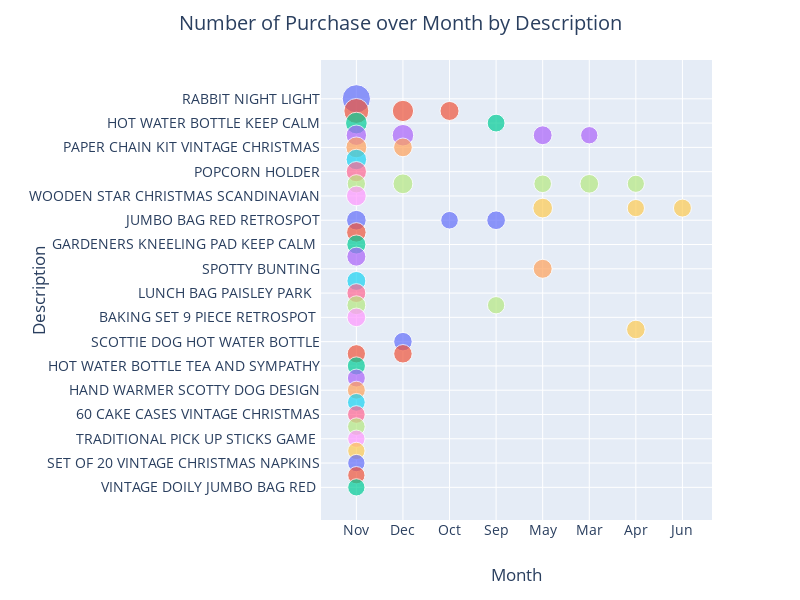

The notebook cell this image was saved under:
### Code cell
temp_df = Data.groupby(["Description","Month"])["TotalCost"].agg(["size", "mean"]).reset_index()
temp_df.columns = ["Description","Month", "Size", "Mean"]
temp_df= temp_df.sort_values(by=['Mean'])

temp_df=temp_df.sort_values(by="Size", ascending=False).reset_index()[:50]
#temp_df=tem
fig = px.scatter(temp_df, x="Month", y="Description", color="Description", size="Size")
layout = go.Layout(
    title=go.layout.Title(
        text="Number of Purchase over Month by Description",
        x=0.5
    ),
    font=dict(size=14),
    width=800,
    height=600,
    showlegend=False
)
fig.update_layout(layout)
fig.show()

### Figure 1 — Plotly figure (JSON) as saved in the notebook; plotly's stock layout.template omitted (floating-point values rounded to 4 significant figures)
{"data": [{"hoverlabel": {"namelength": 0}, "hovertemplate": "Description=%{y}<br>Month=%{x}<br>Size=%{marker.size}", "legendgroup": "Description=RABBIT NIGHT LIGHT", "marker": {"color": "#636efa", "size": [523], "sizemode": "area", "sizeref": 1.308, "symbol": "circle"}, "mode": "markers", "name": "Description=RABBIT NIGHT LIGHT", "showlegend": true, "type": "scatter", "x": ["Nov"], "xaxis": "x", "y": ["RABBIT NIGHT LIGHT"], "yaxis": "y"}, {"hoverlabel": {"namelength": 0}, "hovertemplate": "Description=%{y}<br>Month=%{x}<br>Size=%{marker.size}", "legendgroup": "Description=PAPER CHAIN KIT 50'S CHRISTMAS ", "marker": {"color": "#EF553B", "size": [407, 296, 237], "sizemode": "area", "sizeref": 1.308, "symbol": "circle"}, "mode": "markers", "name": "Description=PAPER CHAIN KIT 50'S CHRISTMAS ", "showlegend": true, "type": "scatter", "x": ["Nov", "Dec", "Oct"], "xaxis": "x", "y": ["PAPER CHAIN KIT 50'S CHRISTMAS ", "PAPER CHAIN KIT 50'S CHRISTMAS ", "PAPER CHAIN KIT 50'S CHRISTMAS "], "yaxis": "y"}, {"hoverlabel": {"namelength": 0}, "hovertemplate": "Description=%{y}<br>Month=%{x}<br>Size=%{marker.size}", "legendgroup": "Description=HOT WATER BOTTLE KEEP CALM", "marker": {"color": "#00cc96", "size": [307, 207], "sizemode": "area", "sizeref": 1.308, "symbol": "circle"}, "mode": "markers", "name": "Description=HOT WATER BOTTLE KEEP CALM", "showlegend": true, "type": "scatter", "x": ["Nov", "Sep"], "xaxis": "x", "y": ["HOT WATER BOTTLE KEEP CALM", "HOT WATER BOTTLE KEEP CALM"], "yaxis": "y"}, {"hoverlabel": {"namelength": 0}, "hovertemplate": "Description=%{y}<br>Month=%{x}<br>Size=%{marker.size}", "legendgroup": "Description=WHITE HANGING HEART T-LIGHT HOLDER", "marker": {"color": "#ab63fa", "size": [304, 273, 233, 197], "sizemode": "area", "sizeref": 1.308, "symbol": "circle"}, "mode": "markers", "name": "Description=WHITE HANGING HEART T-LIGHT HOLDER", "showlegend": true, "type": "scatter", "x": ["Dec", "Nov", "May", "Mar"], "xaxis": "x", "y": ["WHITE HANGING HEART T-LIGHT HOLDER", "WHITE HANGING HEART T-LIGHT HOLDER", "WHITE HANGING HEART T-LIGHT HOLDER", "WHITE HANGING HEART T-LIGHT HOLDER"], "yaxis": "y"}, {"hoverlabel": {"namelength": 0}, "hovertemplate": "Description=%{y}<br>Month=%{x}<br>Size=%{marker.size}", "legendgroup": "Description=PAPER CHAIN KIT VINTAGE CHRISTMAS", "marker": {"color": "#FFA15A", "size": [285, 229], "sizemode": "area", "sizeref": 1.308, "symbol": "circle"}, "mode": "markers", "name": "Description=PAPER CHAIN KIT VINTAGE CHRISTMAS", "showlegend": true, "type": "scatter", "x": ["Nov", "Dec"], "xaxis": "x", "y": ["PAPER CHAIN KIT VINTAGE CHRISTMAS", "PAPER CHAIN KIT VINTAGE CHRISTMAS"], "yaxis": "y"}, {"hoverlabel": {"namelength": 0}, "hovertemplate": "Description=%{y}<br>Month=%{x}<br>Size=%{marker.size}", "legendgroup": "Description=JUMBO BAG 50'S CHRISTMAS ", "marker": {"color": "#19d3f3", "size": [276], "sizemode": "area", "sizeref": 1.308, "symbol": "circle"}, "mode": "markers", "name": "Description=JUMBO BAG 50'S CHRISTMAS ", "showlegend": true, "type": "scatter", "x": ["Nov"], "xaxis": "x", "y": ["JUMBO BAG 50'S CHRISTMAS "], "yaxis": "y"}, {"hoverlabel": {"namelength": 0}, "hovertemplate": "Description=%{y}<br>Month=%{x}<br>Size=%{marker.size}", "legendgroup": "Description=POPCORN HOLDER", "marker": {"color": "#FF6692", "size": [268], "sizemode": "area", "sizeref": 1.308, "symbol": "circle"}, "mode": "markers", "name": "Description=POPCORN HOLDER", "showlegend": true, "type": "scatter", "x": ["Nov"], "xaxis": "x", "y": ["POPCORN HOLDER"], "yaxis": "y"}, {"hoverlabel": {"namelength": 0}, "hovertemplate": "Description=%{y}<br>Month=%{x}<br>Size=%{marker.size}", "legendgroup": "Description=REGENCY CAKESTAND 3 TIER", "marker": {"color": "#B6E880", "size": [257, 228, 220, 203, 193], "sizemode": "area", "sizeref": 1.308, "symbol": "circle"}, "mode": "markers", "name": "Description=REGENCY CAKESTAND 3 TIER", "showlegend": true, "type": "scatter", "x": ["Dec", "Mar", "Nov", "May", "Apr"], "xaxis": "x", "y": ["REGENCY CAKESTAND 3 TIER", "REGENCY CAKESTAND 3 TIER", "REGENCY CAKESTAND 3 TIER", "REGENCY CAKESTAND 3 TIER", "REGENCY CAKESTAND 3 TIER"], "yaxis": "y"}, {"hoverlabel": {"namelength": 0}, "hovertemplate": "Description=%{y}<br>Month=%{x}<br>Size=%{marker.size}", "legendgroup": "Description=WOODEN STAR CHRISTMAS SCANDINAVIAN", "marker": {"color": "#FF97FF", "size": [256], "sizemode": "area", "sizeref": 1.308, "symbol": "circle"}, "mode": "markers", "name": "Description=WOODEN STAR CHRISTMAS SCANDINAVIAN", "showlegend": true, "type": "scatter", "x": ["Nov"], "xaxis": "x", "y": ["WOODEN STAR CHRISTMAS SCANDINAVIAN"], "yaxis": "y"}, {"hoverlabel": {"namelength": 0}, "hovertemplate": "Description=%{y}<br>Month=%{x}<br>Size=%{marker.size}", "legendgroup": "Description=PARTY BUNTING", "marker": {"color": "#FECB52", "size": [253, 211, 195], "sizemode": "area", "sizeref": 1.308, "symbol": "circle"}, "mode": "markers", "name": "Description=PARTY BUNTING", "showlegend": true, "type": "scatter", "x": ["May", "Jun", "Apr"], "xaxis": "x", "y": ["PARTY BUNTING", "PARTY BUNTING", "PARTY BUNTING"], "yaxis": "y"}, {"hoverlabel": {"namelength": 0}, "hovertemplate": "Description=%{y}<br>Month=%{x}<br>Size=%{marker.size}", "legendgroup": "Description=JUMBO BAG RED RETROSPOT", "marker": {"color": "#636efa", "size": [253, 228, 203], "sizemode": "area", "sizeref": 1.308, "symbol": "circle"}, "mode": "markers", "name": "Description=JUMBO BAG RED RETROSPOT", "showlegend": true, "type": "scatter", "x": ["Nov", "Sep", "Oct"], "xaxis": "x", "y": ["JUMBO BAG RED RETROSPOT", "JUMBO BAG RED RETROSPOT", "JUMBO BAG RED RETROSPOT"], "yaxis": "y"}, {"hoverlabel": {"namelength": 0}, "hovertemplate": "Description=%{y}<br>Month=%{x}<br>Size=%{marker.size}", "legendgroup": "Description=JUMBO BAG PAISLEY PARK", "marker": {"color": "#EF553B", "size": [249], "sizemode": "area", "sizeref": 1.308, "symbol": "circle"}, "mode": "markers", "name": "Description=JUMBO BAG PAISLEY PARK", "showlegend": true, "type": "scatter", "x": ["Nov"], "xaxis": "x", "y": ["JUMBO BAG PAISLEY PARK"], "yaxis": "y"}, {"hoverlabel": {"namelength": 0}, "hovertemplate": "Description=%{y}<br>Month=%{x}<br>Size=%{marker.size}", "legendgroup": "Description=GARDENERS KNEELING PAD KEEP CALM ", "marker": {"color": "#00cc96", "size": [239], "sizemode": "area", "sizeref": 1.308, "symbol": "circle"}, "mode": "markers", "name": "Description=GARDENERS KNEELING PAD KEEP CALM ", "showlegend": true, "type": "scatter", "x": ["Nov"], "xaxis": "x", "y": ["GARDENERS KNEELING PAD KEEP CALM "], "yaxis": "y"}, {"hoverlabel": {"namelength": 0}, "hovertemplate": "Description=%{y}<br>Month=%{x}<br>Size=%{marker.size}", "legendgroup": "Description=WOODEN HEART CHRISTMAS SCANDINAVIAN", "marker": {"color": "#ab63fa", "size": [237], "sizemode": "area", "sizeref": 1.308, "symbol": "circle"}, "mode": "markers", "name": "Description=WOODEN HEART CHRISTMAS SCANDINAVIAN", "showlegend": true, "type": "scatter", "x": ["Nov"], "xaxis": "x", "y": ["WOODEN HEART CHRISTMAS SCANDINAVIAN"], "yaxis": "y"}, {"hoverlabel": {"namelength": 0}, "hovertemplate": "Description=%{y}<br>Month=%{x}<br>Size=%{marker.size}", "legendgroup": "Description=SPOTTY BUNTING", "marker": {"color": "#FFA15A", "size": [236], "sizemode": "area", "sizeref": 1.308, "symbol": "circle"}, "mode": "markers", "name": "Description=SPOTTY BUNTING", "showlegend": true, "type": "scatter", "x": ["May"], "xaxis": "x", "y": ["SPOTTY BUNTING"], "yaxis": "y"}, {"hoverlabel": {"namelength": 0}, "hovertemplate": "Description=%{y}<br>Month=%{x}<br>Size=%{marker.size}", "legendgroup": "Description=HAND WARMER OWL DESIGN", "marker": {"color": "#19d3f3", "size": [235], "sizemode": "area", "sizeref": 1.308, "symbol": "circle"}, "mode": "markers", "name": "Description=HAND WARMER OWL DESIGN", "showlegend": true, "type": "scatter", "x": ["Nov"], "xaxis": "x", "y": ["HAND WARMER OWL DESIGN"], "yaxis": "y"}, {"hoverlabel": {"namelength": 0}, "hovertemplate": "Description=%{y}<br>Month=%{x}<br>Size=%{marker.size}", "legendgroup": "Description=LUNCH BAG PAISLEY PARK  ", "marker": {"color": "#FF6692", "size": [234], "sizemode": "area", "sizeref": 1.308, "symbol": "circle"}, "mode": "markers", "name": "Description=LUNCH BAG PAISLEY PARK  ", "showlegend": true, "type": "scatter", "x": ["Nov"], "xaxis": "x", "y": ["LUNCH BAG PAISLEY PARK  "], "yaxis": "y"}, {"hoverlabel": {"namelength": 0}, "hovertemplate": "Description=%{y}<br>Month=%{x}<br>Size=%{marker.size}", "legendgroup": "Description=JUMBO BAG VINTAGE DOILY ", "marker": {"color": "#B6E880", "size": [233, 196], "sizemode": "area", "sizeref": 1.308, "symbol": "circle"}, "mode": "markers", "name": "Description=JUMBO BAG VINTAGE DOILY ", "showlegend": true, "type": "scatter", "x": ["Nov", "Sep"], "xaxis": "x", "y": ["JUMBO BAG VINTAGE DOILY ", "JUMBO BAG VINTAGE DOILY "], "yaxis": "y"}, {"hoverlabel": {"namelength": 0}, "hovertemplate": "Description=%{y}<br>Month=%{x}<br>Size=%{marker.size}", "legendgroup": "Description=BAKING SET 9 PIECE RETROSPOT ", "marker": {"color": "#FF97FF", "size": [226], "sizemode": "area", "sizeref": 1.308, "symbol": "circle"}, "mode": "markers", "name": "Description=BAKING SET 9 PIECE RETROSPOT ", "showlegend": true, "type": "scatter", "x": ["Nov"], "xaxis": "x", "y": ["BAKING SET 9 PIECE RETROSPOT "], "yaxis": "y"}, {"hoverlabel": {"namelength": 0}, "hovertemplate": "Description=%{y}<br>Month=%{x}<br>Size=%{marker.size}", "legendgroup": "Description=Others", "marker": {"color": "#FECB52", "size": [226], "sizemode": "area", "sizeref": 1.308, "symbol": "circle"}, "mode": "markers", "name": "Description=Others", "showlegend": true, "type": "scatter", "x": ["Apr"], "xaxis": "x", "y": ["Others"], "yaxis": "y"}, {"hoverlabel": {"namelength": 0}, "hovertemplate": "Description=%{y}<br>Month=%{x}<br>Size=%{marker.size}", "legendgroup": "Description=SCOTTIE DOG HOT WATER BOTTLE", "marker": {"color": "#636efa", "size": [224], "sizemode": "area", "sizeref": 1.308, "symbol": "circle"}, "mode": "markers", "name": "Description=SCOTTIE DOG HOT WATER BOTTLE", "showlegend": true, "type": "scatter", "x": ["Dec"], "xaxis": "x", "y": ["SCOTTIE DOG HOT WATER BOTTLE"], "yaxis": "y"}, {"hoverlabel": {"namelength": 0}, "hovertemplate": "Description=%{y}<br>Month=%{x}<br>Size=%{marker.size}", "legendgroup": "Description=CHOCOLATE HOT WATER BOTTLE", "marker": {"color": "#EF553B", "size": [224, 219], "sizemode": "area", "sizeref": 1.308, "symbol": "circle"}, "mode": "markers", "name": "Description=CHOCOLATE HOT WATER BOTTLE", "showlegend": true, "type": "scatter", "x": ["Dec", "Nov"], "xaxis": "x", "y": ["CHOCOLATE HOT WATER BOTTLE", "CHOCOLATE HOT WATER BOTTLE"], "yaxis": "y"}, {"hoverlabel": {"namelength": 0}, "hovertemplate": "Description=%{y}<br>Month=%{x}<br>Size=%{marker.size}", "legendgroup": "Description=HOT WATER BOTTLE TEA AND SYMPATHY", "marker": {"color": "#00cc96", "size": [215], "sizemode": "area", "sizeref": 1.308, "symbol": "circle"}, "mode": "markers", "name": "Description=HOT WATER BOTTLE TEA AND SYMPATHY", "showlegend": true, "type": "scatter", "x": ["Nov"], "xaxis": "x", "y": ["HOT WATER BOTTLE TEA AND SYMPATHY"], "yaxis": "y"}, {"hoverlabel": {"namelength": 0}, "hovertemplate": "Description=%{y}<br>Month=%{x}<br>Size=%{marker.size}", "legendgroup": "Description=ASSORTED COLOUR BIRD ORNAMENT", "marker": {"color": "#ab63fa", "size": [212], "sizemode": "area", "sizeref": 1.308, "symbol": "circle"}, "mode": "markers", "name": "Description=ASSORTED COLOUR BIRD ORNAMENT", "showlegend": true, "type": "scatter", "x": ["Nov"], "xaxis": "x", "y": ["ASSORTED COLOUR BIRD ORNAMENT"], "yaxis": "y"}, {"hoverlabel": {"namelength": 0}, "hovertemplate": "Description=%{y}<br>Month=%{x}<br>Size=%{marker.size}", "legendgroup": "Description=HAND WARMER SCOTTY DOG DESIGN", "marker": {"color": "#FFA15A", "size": [211], "sizemode": "area", "sizeref": 1.308, "symbol": "circle"}, "mode": "markers", "name": "Description=HAND WARMER SCOTTY DOG DESIGN", "showlegend": true, "type": "scatter", "x": ["Nov"], "xaxis": "x", "y": ["HAND WARMER SCOTTY DOG DESIGN"], "yaxis": "y"}, {"hoverlabel": {"namelength": 0}, "hovertemplate": "Description=%{y}<br>Month=%{x}<br>Size=%{marker.size}", "legendgroup": "Description=VINTAGE DOILY TRAVEL SEWING KIT", "marker": {"color": "#19d3f3", "size": [206], "sizemode": "area", "sizeref": 1.308, "symbol": "circle"}, "mode": "markers", "name": "Description=VINTAGE DOILY TRAVEL SEWING KIT", "showlegend": true, "type": "scatter", "x": ["Nov"], "xaxis": "x", "y": ["VINTAGE DOILY TRAVEL SEWING KIT"], "yaxis": "y"}, {"hoverlabel": {"namelength": 0}, "hovertemplate": "Description=%{y}<br>Month=%{x}<br>Size=%{marker.size}", "legendgroup": "Description=60 CAKE CASES VINTAGE CHRISTMAS", "marker": {"color": "#FF6692", "size": [204], "sizemode": "area", "sizeref": 1.308, "symbol": "circle"}, "mode": "markers", "name": "Description=60 CAKE CASES VINTAGE CHRISTMAS", "showlegend": true, "type": "scatter", "x": ["Nov"], "xaxis": "x", "y": ["60 CAKE CASES VINTAGE CHRISTMAS"], "yaxis": "y"}, {"hoverlabel": {"namelength": 0}, "hovertemplate": "Description=%{y}<br>Month=%{x}<br>Size=%{marker.size}", "legendgroup": "Description=CHRISTMAS CRAFT LITTLE FRIENDS", "marker": {"color": "#B6E880", "size": [203], "sizemode": "area", "sizeref": 1.308, "symbol": "circle"}, "mode": "markers", "name": "Description=CHRISTMAS CRAFT LITTLE FRIENDS", "showlegend": true, "type": "scatter", "x": ["Nov"], "xaxis": "x", "y": ["CHRISTMAS CRAFT LITTLE FRIENDS"], "yaxis": "y"}, {"hoverlabel": {"namelength": 0}, "hovertemplate": "Description=%{y}<br>Month=%{x}<br>Size=%{marker.size}", "legendgroup": "Description=TRADITIONAL PICK UP STICKS GAME ", "marker": {"color": "#FF97FF", "size": [198], "sizemode": "area", "sizeref": 1.308, "symbol": "circle"}, "mode": "markers", "name": "Description=TRADITIONAL PICK UP STICKS GAME ", "showlegend": true, "type": "scatter", "x": ["Nov"], "xaxis": "x", "y": ["TRADITIONAL PICK UP STICKS GAME "], "yaxis": "y"}, {"hoverlabel": {"namelength": 0}, "hovertemplate": "Description=%{y}<br>Month=%{x}<br>Size=%{marker.size}", "legendgroup": "Description=GARDENERS KNEELING PAD CUP OF TEA ", "marker": {"color": "#FECB52", "size": [197], "sizemode": "area", "sizeref": 1.308, "symbol": "circle"}, "mode": "markers", "name": "Description=GARDENERS KNEELING PAD CUP OF TEA ", "showlegend": true, "type": "scatter", "x": ["Nov"], "xaxis": "x", "y": ["GARDENERS KNEELING PAD CUP OF TEA "], "yaxis": "y"}, {"hoverlabel": {"namelength": 0}, "hovertemplate": "Description=%{y}<br>Month=%{x}<br>Size=%{marker.size}", "legendgroup": "Description=SET OF 20 VINTAGE CHRISTMAS NAPKINS", "marker": {"color": "#636efa", "size": [197], "sizemode": "area", "sizeref": 1.308, "symbol": "circle"}, "mode": "markers", "name": "Description=SET OF 20 VINTAGE CHRISTMAS NAPKINS", "showlegend": true, "type": "scatter", "x": ["Nov"], "xaxis": "x", "y": ["SET OF 20 VINTAGE CHRISTMAS NAPKINS"], "yaxis": "y"}, {"hoverlabel": {"namelength": 0}, "hovertemplate": "Description=%{y}<br>Month=%{x}<br>Size=%{marker.size}", "legendgroup": "Description=REX CASH+CARRY JUMBO SHOPPER", "marker": {"color": "#EF553B", "size": [196], "sizemode": "area", "sizeref": 1.308, "symbol": "circle"}, "mode": "markers", "name": "Description=REX CASH+CARRY JUMBO SHOPPER", "showlegend": true, "type": "scatter", "x": ["Nov"], "xaxis": "x", "y": ["REX CASH+CARRY JUMBO SHOPPER"], "yaxis": "y"}, {"hoverlabel": {"namelength": 0}, "hovertemplate": "Description=%{y}<br>Month=%{x}<br>Size=%{marker.size}", "legendgroup": "Description=VINTAGE DOILY JUMBO BAG RED ", "marker": {"color": "#00cc96", "size": [195], "sizemode": "area", "sizeref": 1.308, "symbol": "circle"}, "mode": "markers", "name": "Description=VINTAGE DOILY JUMBO BAG RED ", "showlegend": true, "type": "scatter", "x": ["Nov"], "xaxis": "x", "y": ["VINTAGE DOILY JUMBO BAG RED "], "yaxis": "y"}], "layout": {"font": {"size": 14}, "height": 600, "legend": {"itemsizing": "constant", "tracegroupgap": 0}, "margin": {"t": 60}, "showlegend": false, "title": {"text": "Number of Purchase over Month by Description", "x": 0.5}, "width": 800, "xaxis": {"anchor": "y", "domain": [0, 0.98], "title": {"text": "Month"}}, "yaxis": {"anchor": "x", "categoryarray": ["VINTAGE DOILY JUMBO BAG RED ", "REX CASH+CARRY JUMBO SHOPPER", "SET OF 20 VINTAGE CHRISTMAS NAPKINS", "GARDENERS KNEELING PAD CUP OF TEA ", "TRADITIONAL PICK UP STICKS GAME ", "CHRISTMAS CRAFT LITTLE FRIENDS", "60 CAKE CASES VINTAGE CHRISTMAS", "VINTAGE DOILY TRAVEL SEWING KIT", "HAND WARMER SCOTTY DOG DESIGN", "ASSORTED COLOUR BIRD ORNAMENT", "HOT WATER BOTTLE TEA AND SYMPATHY", "CHOCOLATE HOT WATER BOTTLE", "SCOTTIE DOG HOT WATER BOTTLE", "Others", "BAKING SET 9 PIECE RETROSPOT ", "JUMBO BAG VINTAGE DOILY ", "LUNCH BAG PAISLEY PARK  ", "HAND WARMER OWL DESIGN", "SPOTTY BUNTING", "WOODEN HEART CHRISTMAS SCANDINAVIAN", "GARDENERS KNEELING PAD KEEP CALM ", "JUMBO BAG PAISLEY PARK", "JUMBO BAG RED RETROSPOT", "PARTY BUNTING", "WOODEN STAR CHRISTMAS SCANDINAVIAN", "REGENCY CAKESTAND 3 TIER", "POPCORN HOLDER", "JUMBO BAG 50'S CHRISTMAS ", "PAPER CHAIN KIT VINTAGE CHRISTMAS", "WHITE HANGING HEART T-LIGHT HOLDER", "HOT WATER BOTTLE KEEP CALM", "PAPER CHAIN KIT 50'S CHRISTMAS ", "RABBIT NIGHT LIGHT"], "categoryorder": "array", "domain": [0, 1], "title": {"text": "Description"}}}}
